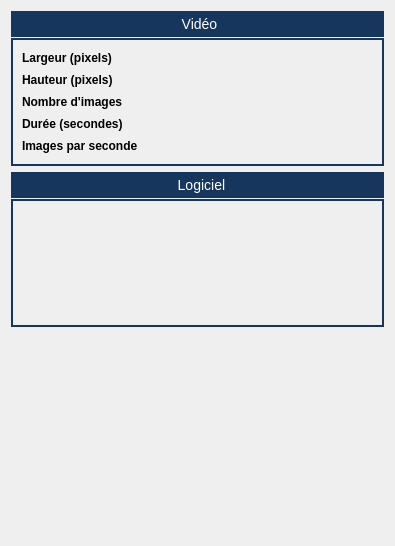
            <widget class="QWidget" name="scrollAreaWidgetContents">
             <property name="geometry">
              <rect>
               <x>0</x>
               <y>0</y>
               <width>395</width>
               <height>546</height>
              </rect>
             </property>
             <layout class="QGridLayout" name="gridLayout_9">
              <item row="3" column="0">
               <spacer name="verticalSpacer_3">
                <property name="orientation">
                 <enum>Qt::Vertical</enum>
                </property>
                <property name="sizeHint" stdset="0">
                 <size>
                  <width>20</width>
                  <height>40</height>
                 </size>
                </property>
               </spacer>
              </item>
              <item row="1" column="0">
               <widget class="QGroupBox" name="groupBox">
                <property name="sizePolicy">
                 <sizepolicy hsizetype="Expanding" vsizetype="Fixed">
                  <horstretch>0</horstretch>
                  <verstretch>0</verstretch>
                 </sizepolicy>
                </property>
                <property name="minimumSize">
                 <size>
                  <width>300</width>
                  <height>155</height>
                 </size>
                </property>
                <property name="styleSheet">
                 <string notr="true">QGroupBox {
    border: 2px solid gray;
    border-color: #FF17365D;
    margin-top: 27px;
    font-size: 14px;
    border-bottom-left-radius: 0px;
    border-bottom-right-radius: 0px;
}

QGroupBox::title {
    subcontrol-origin: margin;
    subcontrol-position: top center;
    border-top-left-radius: 0px;
    border-top-right-radius: 0px;
    padding: 5px 150px;
    background-color: #FF17365D;
    color: rgb(255, 255, 255);
}</string>
                </property>
                <property name="title">
                 <string>           Vidéo           </string>
                </property>
                <layout class="QGridLayout" name="gridLayout_10">
                 <item row="0" column="0">
                  <widget class="QLabel" name="label">
                   <property name="sizePolicy">
                    <sizepolicy hsizetype="Preferred" vsizetype="Fixed">
                     <horstretch>0</horstretch>
                     <verstretch>0</verstretch>
                    </sizepolicy>
                   </property>
                   <property name="styleSheet">
                    <string notr="true">font-weight:bold;</string>
                   </property>
                   <property name="text">
                    <string>Largeur (pixels)</string>
                   </property>
                  </widget>
                 </item>
                 <item row="0" column="1">
                  <widget class="QLabel" name="label_largeur">
                   <property name="text">
                    <string/>
                   </property>
                  </widget>
                 </item>
                 <item row="1" column="0">
                  <widget class="QLabel" name="label_2">
                   <property name="sizePolicy">
                    <sizepolicy hsizetype="Preferred" vsizetype="Fixed">
                     <horstretch>0</horstretch>
                     <verstretch>0</verstretch>
                    </sizepolicy>
                   </property>
                   <property name="styleSheet">
                    <string notr="true">font-weight:bold;</string>
                   </property>
                   <property name="text">
                    <string>Hauteur (pixels)</string>
                   </property>
                  </widget>
                 </item>
                 <item row="1" column="1">
                  <widget class="QLabel" name="label_hauteur">
                   <property name="text">
                    <string/>
                   </property>
                  </widget>
                 </item>
                 <item row="2" column="0">
                  <widget class="QLabel" name="label_9">
                   <property name="sizePolicy">
                    <sizepolicy hsizetype="Preferred" vsizetype="Fixed">
                     <horstretch>0</horstretch>
                     <verstretch>0</verstretch>
                    </sizepolicy>
                   </property>
                   <property name="styleSheet">
                    <string notr="true">font-weight:bold;</string>
                   </property>
                   <property name="text">
                    <string>Nombre d'images</string>
                   </property>
                  </widget>
                 </item>
                 <item row="2" column="1">
                  <widget class="QLabel" name="label_nombre">
                   <property name="text">
                    <string/>
                   </property>
                  </widget>
                 </item>
                 <item row="3" column="0">
                  <widget class="QLabel" name="label_7">
                   <property name="sizePolicy">
                    <sizepolicy hsizetype="Preferred" vsizetype="Fixed">
                     <horstretch>0</horstretch>
                     <verstretch>0</verstretch>
                    </sizepolicy>
                   </property>
                   <property name="styleSheet">
                    <string notr="true">font-weight:bold;</string>
                   </property>
                   <property name="text">
                    <string>Durée (secondes)</string>
                   </property>
                  </widget>
                 </item>
                 <item row="3" column="1">
                  <widget class="QLabel" name="label_duree">
                   <property name="text">
                    <string/>
                   </property>
                  </widget>
                 </item>
                 <item row="4" column="0">
                  <widget class="QLabel" name="label_5">
                   <property name="sizePolicy">
                    <sizepolicy hsizetype="Preferred" vsizetype="Fixed">
                     <horstretch>0</horstretch>
                     <verstretch>0</verstretch>
                    </sizepolicy>
                   </property>
                   <property name="styleSheet">
                    <string notr="true">font-weight:bold;</string>
                   </property>
                   <property name="text">
                    <string>Images par seconde</string>
                   </property>
                  </widget>
                 </item>
                 <item row="4" column="1">
                  <widget class="QLabel" name="label_ips">
                   <property name="text">
                    <string/>
                   </property>
                  </widget>
                 </item>
                </layout>
               </widget>
              </item>
              <item row="2" column="0">
               <widget class="QGroupBox" name="groupBox_2">
                <property name="sizePolicy">
                 <sizepolicy hsizetype="Expanding" vsizetype="Fixed">
                  <horstretch>0</horstretch>
                  <verstretch>0</verstretch>
                 </sizepolicy>
                </property>
                <property name="minimumSize">
                 <size>
                  <width>0</width>
                  <height>155</height>
                 </size>
                </property>
                <property name="styleSheet">
                 <string notr="true">QGroupBox {
    border: 2px solid gray;
    border-color: #FF17365D;
    margin-top: 27px;
    font-size: 14px;
    border-bottom-left-radius: 0px;
    border-bottom-right-radius: 0px;
}

QGroupBox::title {
    subcontrol-origin: margin;
    subcontrol-position: top center;
    border-top-left-radius: 0px;
    border-top-right-radius: 0px;
    padding: 5px 150px;
    background-color: #FF17365D;
    color: rgb(255, 255, 255);
}</string>
                </property>
                <property name="title">
                 <string>     Logiciel    </string>
                </property>
                <layout class="QGridLayout" name="gridLayout_11">
                 <item row="0" column="3">
                  <widget class="QLabel" name="label_ensciences">
                   <property name="sizePolicy">
                    <sizepolicy hsizetype="Fixed" vsizetype="Fixed">
                     <horstretch>0</horstretch>
                     <verstretch>0</verstretch>
                    </sizepolicy>
                   </property>
                   <property name="minimumSize">
                    <size>
                     <width>80</width>
                     <height>80</height>
                    </size>
                   </property>
                   <property name="text">
                    <string/>
                   </property>
                  </widget>
                 </item>
                 <item row="0" column="0">
                  <spacer name="horizontalSpacer_4">
                   <property name="orientation">
                    <enum>Qt::Horizontal</enum>
                   </property>
                   <property name="sizeHint" stdset="0">
                    <size>
                     <width>40</width>
                     <height>20</height>
                    </size>
                   </property>
                  </spacer>
                 </item>
                 <item row="0" column="1">
                  <widget class="QLabel" name="label_chrono">
                   <property name="sizePolicy">
                    <sizepolicy hsizetype="Fixed" vsizetype="Fixed">
                     <horstretch>0</horstretch>
                     <verstretch>0</verstretch>
                    </sizepolicy>
                   </property>
                   <property name="minimumSize">
                    <size>
                     <width>80</width>
                     <height>80</height>
                    </size>
                   </property>
                   <property name="maximumSize">
                    <size>
                     <width>80</width>
                     <height>80</height>
                    </size>
                   </property>
                   <property name="text">
                    <string/>
                   </property>
                  </widget>
                 </item>
                 <item row="0" column="2">
                  <spacer name="horizontalSpacer_3">
                   <property name="orientation">
                    <enum>Qt::Horizontal</enum>
                   </property>
                   <property name="sizeHint" stdset="0">
                    <size>
                     <width>40</width>
                     <height>20</height>
                    </size>
                   </property>
                  </spacer>
                 </item>
                 <item row="0" column="4">
                  <spacer name="horizontalSpacer_5">
                   <property name="orientation">
                    <enum>Qt::Horizontal</enum>
                   </property>
                   <property name="sizeHint" stdset="0">
                    <size>
                     <width>40</width>
                     <height>20</height>
                    </size>
                   </property>
                  </spacer>
                 </item>
                 <item row="1" column="0" colspan="5">
                  <widget class="QLabel" name="label_infos">
                   <property name="sizePolicy">
                    <sizepolicy hsizetype="Expanding" vsizetype="Expanding">
                     <horstretch>0</horstretch>
                     <verstretch>0</verstretch>
                    </sizepolicy>
                   </property>
                   <property name="text">
                    <string/>
                   </property>
                   <property name="textFormat">
                    <enum>Qt::PlainText</enum>
                   </property>
                   <property name="wordWrap">
                    <bool>true</bool>
                   </property>
                  </widget>
                 </item>
                </layout>
               </widget>
              </item>
             </layout>
            </widget>
